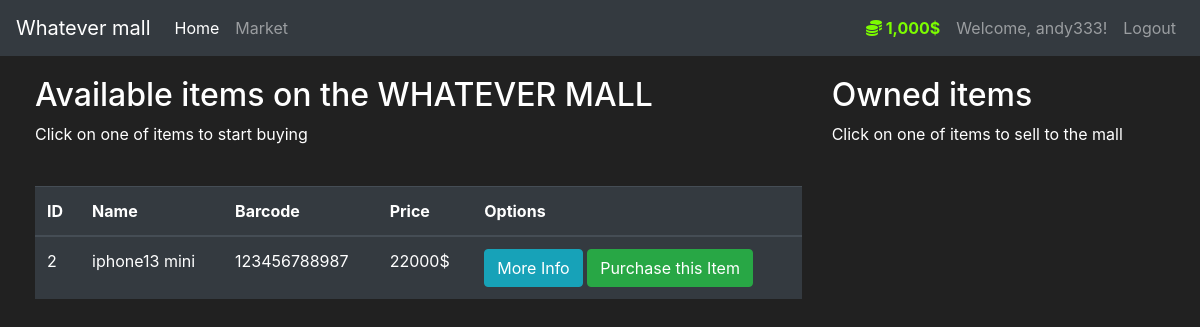
Before: /market (signed in) with the older database file.
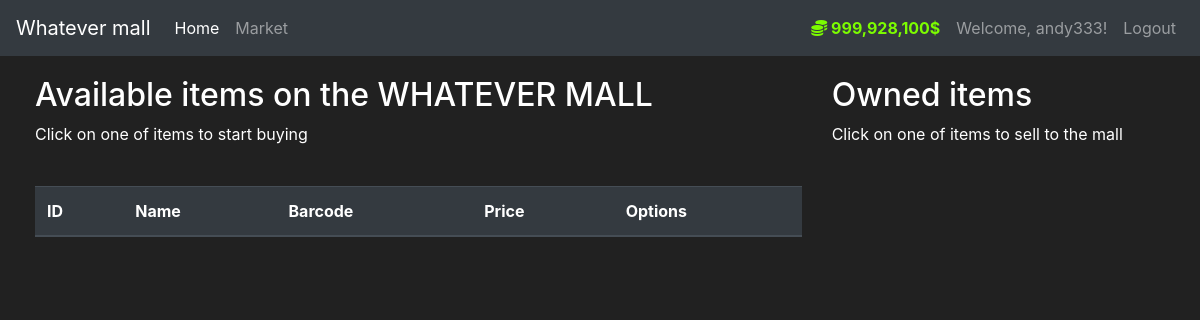
After: the same page with the newer database file.
### market/models.py (models this page shows, shortened)
class User(db.Model, UserMixin):
    id = db.Column(db.Integer(), primary_key=True)
    username = db.Column(db.String(length=30), nullable=False, unique=True)
    email_address = db.Column(db.String(length=50), nullable=False, unique=True)
    password_hash = db.Column(db.String(length=60), nullable=False)
    budget = db.Column(db.Integer(), nullable=False, default=1000)
    items = db.relationship('Item', backref='owned_user', lazy=True)
    @property
    def prettier_budget(self):
        return f"{self.budget:,}$"
    @property
    def password(self):
        return self.password

class Item(db.Model):
    id = db.Column(db.Integer(), primary_key=True)
    name = db.Column(db.String(length=30), nullable=False, unique=True)
    price = db.Column(db.Integer(), nullable=False)
    barcode = db.Column(db.String(length=12), nullable=False, unique=True)
    description = db.Column(db.String(length=1024), nullable=False, unique=True)
    owner = db.Column(db.Integer(), db.ForeignKey('user.id'))

### market/routes.py (the view, shortened to what this page needs)
@app.route('/market', methods=['GET', 'POST'])
@login_required
def market_page():
    purchase_form = PurchaseItemForm()
    if request.method == "GET":
        items = Item.query.filter_by(owner=None)
        return render_template('market.html', items=items, purchase_form=purchase_form)

### market/models.py (called while the page is built)
@login_manager.user_loader
def load_user(user_id):
    return User.query.get(int(user_id))

### market/templates/market.html (shortened to what this page needs)
{% extends "base.html" %}
{% block content %}
<div class="row" style="margin-top:20px;margin-left:20px">
   <div class="col-8">
       <h2>Available items on the WHATEVER MALL</h2>
       <p>Click on one of items to start buying</p>
       <br>
      <table class="table table-hover table-dark">
         <thead>
            <tr>
               <th scope="col">ID</th>
               <th scope="col">Name</th>
               <th scope="col">Barcode</th>
               <th scope="col">Price</th>
               <th scope="col">Options</th>
            </tr>
         </thead>
         <tbody>
            {% for item in items %}
            <tr>
               <td>{{ item.id }}</td>
               <td>{{ item.name }}</td>
               <td>{{ item.barcode }}</td>
               <td>{{ item.price }}$</td>
               <td>
                  <button class="btn btn-outline btn-info" data-toggle="modal" data-target="#Modal-MoreInfo-{{ item.id }}">More Info</button>
                  <button class="btn btn-outline btn-success" data-toggle="modal" data-target="#Modal-PurchaseConfirm-{{ item.id }}">Purchase this Item</button>
               </td>
            </tr>
            {% endfor %}
         </tbody>
      </table>
   </div>
   <div class="col-4">
         <h2>Owned items</h2>
         <p>Click on one of items to sell to the mall</p>
         <br>
   </div>
</div>
{% endblock %}

### market/templates/base.html (shortened to what this page needs)
<!doctype html>
<html lang="en">
   <head>
      <link rel="stylesheet" href="https://cdn.jsdelivr.net/npm/bootstrap@4.5.3/dist/css/bootstrap.min.css">
   </head>
   <body>
      <nav class="navbar navbar-expand-md navbar-dark bg-dark">
        <a class="navbar-brand" href="#">Whatever mall</a>
        <div class="collapse navbar-collapse" id="navbarNav">
            <ul class="navbar-nav mr-auto">
                <li class="nav-item active">
                    <a class="nav-link" href="{{ url_for('home_page') }}">Home <span class="sr-only">(current)</span></a>
                </li>
                <li class="nav-item">
                    <a class="nav-link" href="{{ url_for('market_page') }}">Market</a>
                </li>
            </ul>
            {% if current_user.is_authenticated %}
                <ul class="navbar-nav">
                    <li class="nav-item">
                        <a class="nav-link" style="color: lawngreen; font-weight: bold">
                            <i class="fas fa-coins"></i>
                            {{ current_user.prettier_budget }}
                        </a>
                    </li>
                    <li class="nav-item">
                        <a class="nav-link">Welcome, {{ current_user.username }}!</a>
                    </li>
                    <li class="nav-item">
                        <a class="nav-link" href="{{ url_for('logout_page') }}">Logout</a>
                    </li>
                </ul>
            {% endif %}
        </div>
    </nav>
       {% block content %}
       {% endblock %}
   </body>
</html>

### market/templates/base.html (style rules this page uses)
body { background-color: #212121; color: white }

Changed rows visible on the page:
no longer on this page (row edited): Item: id "2", name "iphone13 mini", barcode "123456788987", price "22000"
changed User "andy333": prettier_budget "1,000$" → "999,928,100$"
